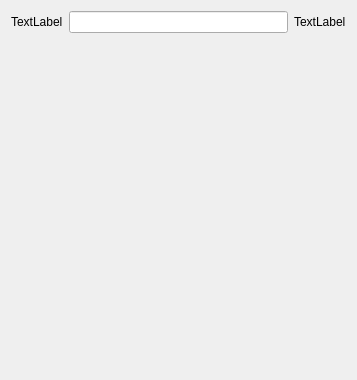
            <widget class="QWidget" name="scrollAreaWidgetContents_4">
             <property name="geometry">
              <rect>
               <x>0</x>
               <y>0</y>
               <width>357</width>
               <height>380</height>
              </rect>
             </property>
             <layout class="QGridLayout" name="gridLayout_10">
              <item row="1" column="0">
               <spacer name="verticalSpacer_7">
                <property name="orientation">
                 <enum>Qt::Vertical</enum>
                </property>
                <property name="sizeHint" stdset="0">
                 <size>
                  <width>20</width>
                  <height>319</height>
                 </size>
                </property>
               </spacer>
              </item>
              <item row="0" column="1">
               <widget class="QLineEdit" name="lineEdit"/>
              </item>
              <item row="0" column="0">
               <widget class="QLabel" name="label_2">
                <property name="text">
                 <string>TextLabel</string>
                </property>
               </widget>
              </item>
              <item row="0" column="2">
               <widget class="QLabel" name="label_3">
                <property name="text">
                 <string>TextLabel</string>
                </property>
               </widget>
              </item>
             </layout>
            </widget>
